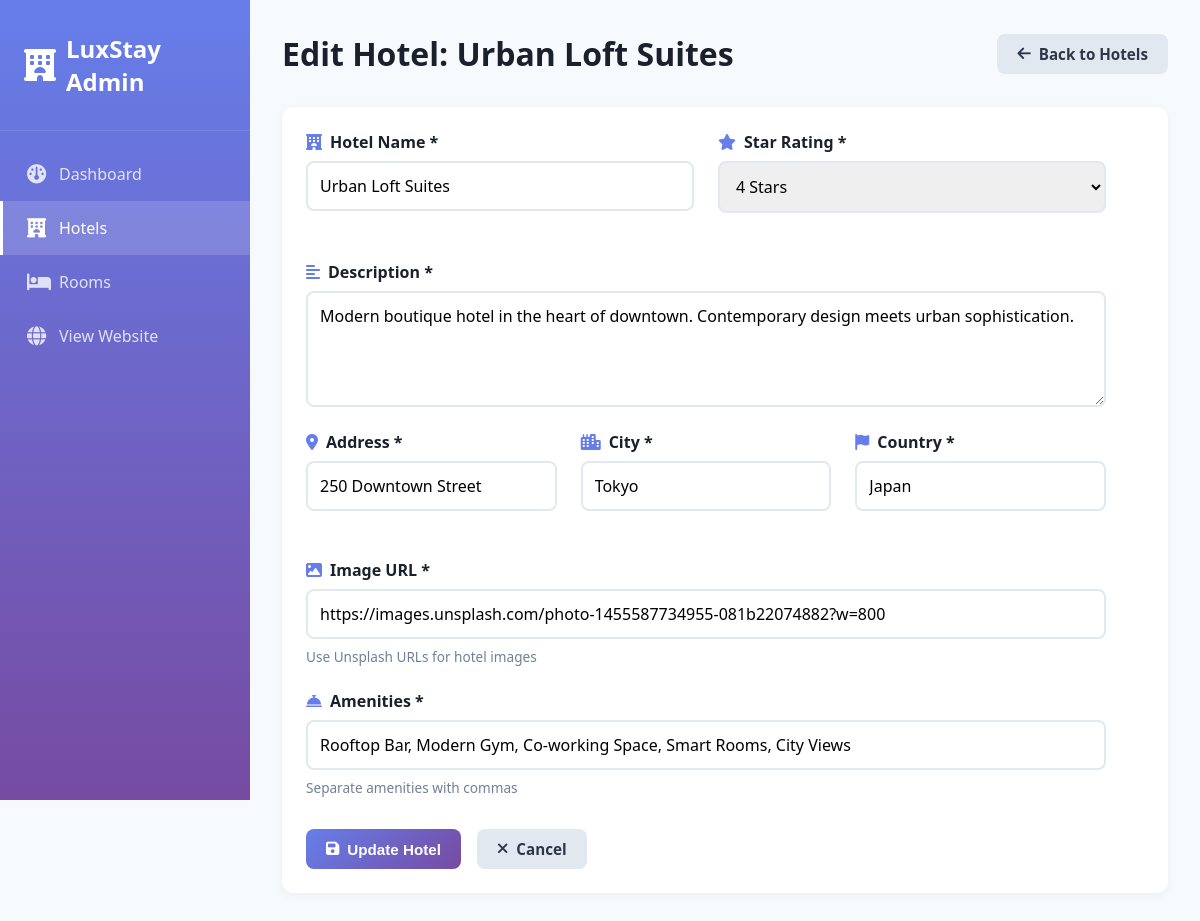
Page /admin/hotels/edit/5 on the committed database.
### models/hotel.py (models this page shows, shortened)
class Hotel(db.Model):
    __tablename__ = 'hotels'
    id = db.Column(db.Integer, primary_key=True)
    name = db.Column(db.String(100), nullable=False)
    description = db.Column(db.Text)
    address = db.Column(db.String(100), nullable=False)
    city = db.Column(db.String(100), nullable=False)
    country = db.Column(db.String(100), nullable=False)
    star_rating = db.Column(db.Integer)
    image_url = db.Column(db.String(100))
    amenities = db.Column(db.Text)
    created_at = db.Column(db.DateTime, default=datetime.utcnow)
    rooms= db.relationship('Room', backref='hotel', lazy=True, cascade='all, delete-orphan')

### routes/admin.py (the view, shortened to what this page needs)
@admin_bp.route('/hotels/edit/<int:id>', methods=['GET', 'POST'])
def edit_hotel(id):
    hotel = Hotel.query.get_or_404(id)
    return render_template('admin/edit_hotel.html', hotel=hotel)

### templates/admin/edit_hotel.html (shortened to what this page needs)
<!DOCTYPE html>
<html lang="en">
<head>
    <link rel="stylesheet" href="{{ url_for('static', filename='css/admin.css') }}">
    <link rel="stylesheet" href="https://cdnjs.cloudflare.com/ajax/libs/font-awesome/6.4.0/css/all.min.css">
</head>
<body>
    <div class="admin-container">
        <aside class="sidebar">
            <div class="sidebar-header">
                <i class="fas fa-hotel"></i>
                <h2>LuxStay Admin</h2>
            </div>
            <nav class="sidebar-nav">
                <a href="{{ url_for('admin.dashboard') }}" class="nav-item">
                    <i class="fas fa-dashboard"></i>
                    <span>Dashboard</span>
                </a>
                <a href="{{ url_for('admin.hotels') }}" class="nav-item active">
                    <i class="fas fa-hotel"></i>
                    <span>Hotels</span>
                </a>
                <a href="{{ url_for('admin.rooms') }}" class="nav-item">
                    <i class="fas fa-bed"></i>
                    <span>Rooms</span>
                </a>
                <a href="{{ url_for('main.home') }}" class="nav-item">
                    <i class="fas fa-globe"></i>
                    <span>View Website</span>
                </a>
            </nav>
        </aside>
        <main class="main-content">
            <header class="content-header">
                <h1>Edit Hotel: {{ hotel.name }}</h1>
                <a href="{{ url_for('admin.hotels') }}" class="btn-secondary">
                    <i class="fas fa-arrow-left"></i> Back to Hotels
                </a>
            </header>
            <div class="content-section">
                <form method="POST" class="admin-form">
                    <div class="form-row">
                        <div class="form-group">
                            <label for="name"><i class="fas fa-hotel"></i> Hotel Name *</label>
                            <input type="text" id="name" name="name" value="{{ hotel.name }}" required>
                        </div>
                        <div class="form-group">
                            <label for="star_rating"><i class="fas fa-star"></i> Star Rating *</label>
                            <select id="star_rating" name="star_rating" required>
                                <option value="4" {% if hotel.star_rating == 4 %}selected{% endif %}>4 Stars</option>
                            </select>
                        </div>
                    </div>
                    <div class="form-group">
                        <label for="description"><i class="fas fa-align-left"></i> Description *</label>
                        <textarea id="description" name="description" rows="4" required>{{ hotel.description }}</textarea>
                    </div>
                    <div class="form-row">
                        <div class="form-group">
                            <label for="address"><i class="fas fa-map-marker-alt"></i> Address *</label>
                            <input type="text" id="address" name="address" value="{{ hotel.address }}" required>
                        </div>
                        <div class="form-group">
                            <label for="city"><i class="fas fa-city"></i> City *</label>
                            <input type="text" id="city" name="city" value="{{ hotel.city }}" required>
                        </div>
                        <div class="form-group">
                            <label for="country"><i class="fas fa-flag"></i> Country *</label>
                            <input type="text" id="country" name="country" value="{{ hotel.country }}" required>
                        </div>
                    </div>
                    <div class="form-group">
                        <label for="image_url"><i class="fas fa-image"></i> Image URL *</label>
                        <input type="url" id="image_url" name="image_url" value="{{ hotel.image_url }}" required>
                        <small>Use Unsplash URLs for hotel images</small>
                    </div>
                    <div class="form-group">
                        <label for="amenities"><i class="fas fa-concierge-bell"></i> Amenities *</label>
                        <input type="text" id="amenities" name="amenities" value="{{ hotel.amenities }}" required>
                        <small>Separate amenities with commas</small>
                    </div>
                    <div class="form-actions">
                        <button type="submit" class="btn-primary">
                            <i class="fas fa-save"></i> Update Hotel
                        </button>
                        <a href="{{ url_for('admin.hotels') }}" class="btn-secondary">
                            <i class="fas fa-times"></i> Cancel
                        </a>
                    </div>
                </form>
            </div>
        </main>
    </div>
</body>
</html>

### static/css/admin.css (style rules this page uses)
* { margin: 0; padding: 0; box-sizing: border-box; }
:root { --primary-color: #667eea; --secondary-color: #764ba2; --success-color: #48bb78; --danger-color: #f56565; --warning-color: #ed8936; --info-color: #4299e1; --dark-color: #1a202c; --light-color: #f7fafc; --border-color: #e2e8f0; --sidebar-width: 250px; }
body { font-family: 'Segoe UI', Tahoma, Geneva, Verdana, sans-serif; background: var(--light-color); color: #2d3748; }
.admin-container { display: flex; min-height: 100vh; }
.sidebar { width: var(--sidebar-width); background: linear-gradient(180deg, var(--primary-color), var(--secondary-color)); color: white; position: fixed; height: 100vh; overflow-y: auto; }
.sidebar-header { padding: 2rem 1.5rem; display: flex; align-items: center; gap: 10px; border-bottom: 1px solid rgba(255,255,255,0.1); }
.sidebar-header i { font-size: 2rem; }
.sidebar-header h2 { font-size: 1.5rem; }
.sidebar-nav { padding: 1rem 0; }
.nav-item { display: flex; align-items: center; gap: 12px; padding: 1rem 1.5rem; color: rgba(255,255,255,0.8); text-decoration: none; transition: all 0.3s; border-left: 3px solid transparent; }
.nav-item.active { background: rgba(255,255,255,0.15); color: white; border-left-color: white; }
.nav-item i { font-size: 1.2rem; width: 20px; }
.main-content { margin-left: var(--sidebar-width); flex: 1; padding: 2rem; }
.content-header { display: flex; justify-content: space-between; align-items: center; margin-bottom: 2rem; }
.content-header h1 { font-size: 2rem; color: var(--dark-color); }
.btn-primary, .btn-secondary, .btn-edit, .btn-delete { padding: 10px 20px; border: none; border-radius: 8px; font-weight: 600; cursor: pointer; text-decoration: none; display: inline-flex; align-items: center; gap: 8px; transition: all 0.3s; font-size: 0.95rem; }
.btn-primary { background: linear-gradient(135deg, var(--primary-color), var(--secondary-color)); color: white; }
.btn-secondary { background: #e2e8f0; color: #2d3748; }
.content-section { background: white; border-radius: 12px; padding: 1.5rem; box-shadow: 0 2px 10px rgba(0,0,0,0.05); margin-bottom: 2rem; }
.admin-form { max-width: 800px; }
.form-row { display: grid; grid-template-columns: repeat(auto-fit, minmax(200px, 1fr)); gap: 1.5rem; margin-bottom: 1.5rem; }
.form-group { display: flex; flex-direction: column; gap: 0.5rem; margin-bottom: 1.5rem; }
.form-group label { font-weight: 600; color: var(--dark-color); display: flex; align-items: center; gap: 8px; }
.form-group label i { color: var(--primary-color); }
.form-group input, .form-group select, .form-group textarea { padding: 12px; border: 2px solid var(--border-color); border-radius: 8px; font-size: 1rem; transition: all 0.3s; font-family: inherit; }
.form-group small { color: #718096; font-size: 0.85rem; }
.form-actions { display: flex; gap: 1rem; margin-top: 2rem; }

### rows in the picture
Hotel: name "Urban Loft Suites", star_rating "4 Stars", description "Modern boutique hotel in the heart of downtown. Contemporary design meets urban sophistication.", address "250 Downtown Street", city "Tokyo", country "Japan", image_url "https://images.unsplash.com/photo-1455587734955-081b22074882?w=800", amenities "Rooftop Bar, Modern Gym, Co-working Space, Smart Rooms, City Views"
